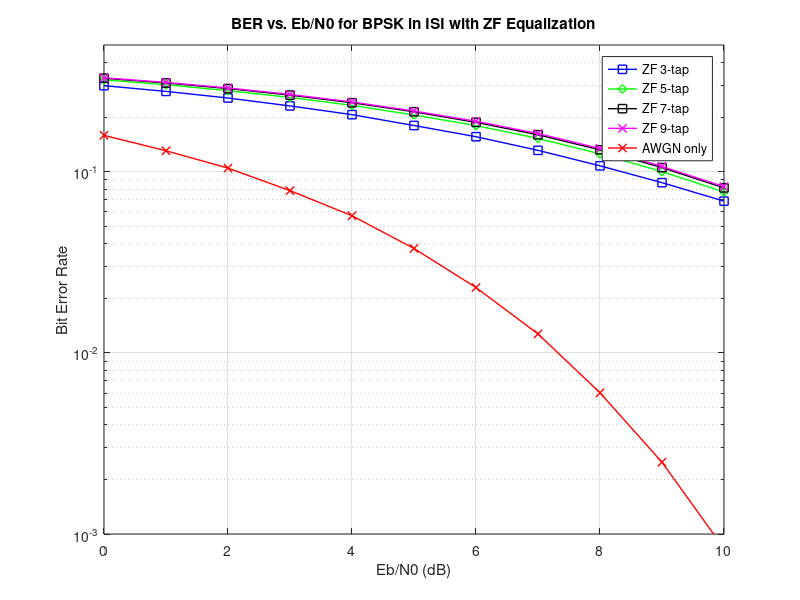

Reproduce this figure in MATLAB.
% Task 3

clear;
close all;
clc;

% Simulation parameters
numTransmitBits = 10^6; % Number of bits to transmit
SNR_dB = 0:10; % SNR range from 0 to 10 dB
M = 4; % Maximum number of taps in equalizers used

% Pre-allocate the error matrix
errors = zeros(M+1, length(SNR_dB)); % Rows for different equalizers, columns for SNR values

% Transmitter
bits = rand(1, numTransmitBits) > 0.5; % Random bit generation
BPSK = 2*bits - 1; % BPSK modulation (0 mapped to -1, 1 mapped to 1)

% Define the multipath channel
numTaps = 3;
channelTaps = [0.3, 0.9, 0.4];
channelOutput = conv(BPSK, channelTaps);

for i = 1:length(SNR_dB)
    % Apply AWGN to the channel output
    noisyOutput = awgn(channelOutput, SNR_dB(i), 'measured');

    for k = 1:M
        % Construct the diagonal matrix for equalizer
        equalizerMatrix = toeplitz([channelTaps(2:end), zeros(1, 2*k+1-numTaps+1)], ...
            [channelTaps(2:-1:1), zeros(1, 2*k+1-numTaps+1)]);
        targetImpulse = zeros(1, 2*k+1);
        targetImpulse(k+1) = 1; % Target impulse response
        equalizerCoeffs = equalizerMatrix \ targetImpulse'; % Least squares solution for equalizer coefficients

        % Filter the noisy output with the equalizer
        equalizedOutput = conv(noisyOutput, equalizerCoeffs);
        equalizedOutput = equalizedOutput(k+2:end); % Compensate for filter delay

        % Sample and decode
        decodedBits = real(equalizedOutput(1:numTransmitBits)) > 0;

        % Count the errors
        errors(k+1, i) = sum(bits ~= decodedBits);
    end
end

% Additional AWGN channel processing without multipath
for i = 1:length(SNR_dB)
    awgnOutput = awgn(BPSK, SNR_dB(i));
    decodedBitsAWGN = real(awgnOutput(1:numTransmitBits)) > 0;
    errors(1, i) = sum(bits ~= decodedBitsAWGN);
end

% Calculate Bit Error Rate (BER)
simulatedBER = errors / numTransmitBits;

% Plot BER vs SNR for different equalizers
figure;
semilogy(SNR_dB, simulatedBER(2,:), 'bs-', 'Linewidth', 1); hold on;
semilogy(SNR_dB, simulatedBER(3,:), 'gd-', 'Linewidth', 1);
semilogy(SNR_dB, simulatedBER(4,:), 'ks-', 'Linewidth', 1);
semilogy(SNR_dB, simulatedBER(5,:), 'mx-', 'Linewidth', 1);
semilogy(SNR_dB, simulatedBER(1,:), 'rx-', 'Linewidth', 1);
axis([0 10 10^-3 0.5]);
grid on;
legend('ZF 3-tap', 'ZF 5-tap', 'ZF 7-tap', 'ZF 9-tap', 'AWGN only');
xlabel('Eb/N0 (dB)');
ylabel('Bit Error Rate');
title('BER vs. Eb/N0 for BPSK in ISI with ZF Equalization');
